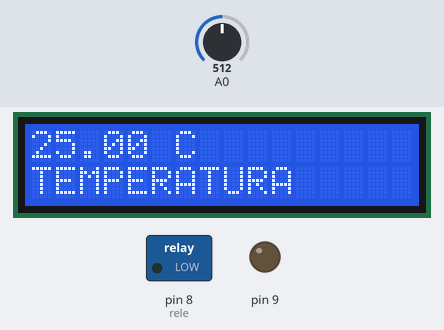
A sketch run on a simulated Arduino Uno, built with avr-gcc and run on an emulated ATmega328P. On the bench: 16×2 character LCD, switched loads named in the sketch (green lamp = pin HIGH), output pins drawn as LEDs (lit = HIGH). The inputs (shaded band) are chosen by the test bench; at power-on: A0 = 512. What the sketch prints to the serial monitor is not drawn.

Above: at 5.2 s.
5.3 s: A0 set to 0
At 8.2 s:
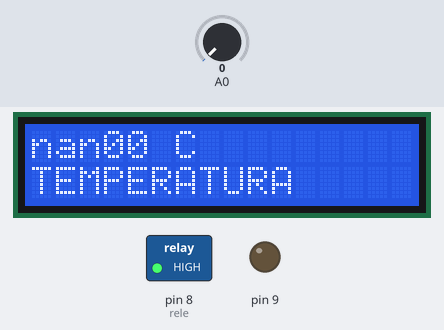
8.5 s: A0 set to 37
At 10.9 s:
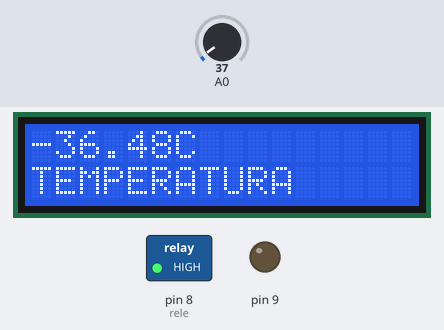
12.6 s: A0 set to 17
At 15.5 s:
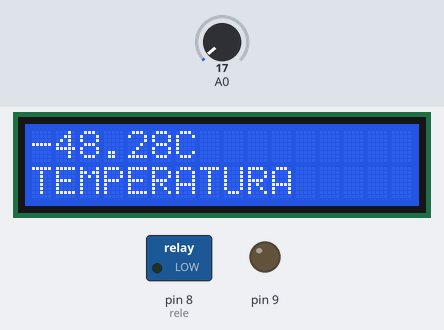
Timing chart, 0 to 17.0 s (numbered marks = the images above; inputs shaded):
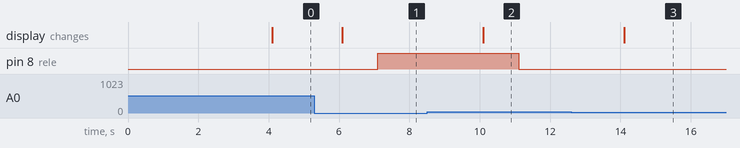

Measured:
- after the input at 5.3 s, pin 8 (rele): LOW → HIGH after 1.8 s; the display: changes after 0.80 s (image 1)
- after the input at 8.5 s, pin 8 (rele): HIGH → LOW after 2.6 s; the display: changes after 1.6 s (image 2)
- after the input at 12.6 s, the display: changes after 1.5 s (image 3)

The sketch:

TempControllerBluetooth.ino
```cpp
#include <SoftwareSerial.h>

#include <LiquidCrystal.h>

#include <math.h>
LiquidCrystal lcd(7,6,5,4,3,2);
int rele = 8;
int releDefrost = 9;
 SoftwareSerial miBT(10, 11);
 char NOMBRE[21] = "DEIVID";
 char BPS = '4';
 char PASS[5] = "0000";                 // set contraseña
void setup()
{
 Serial.begin(9600);
 Serial.println("listo");                               // inicializa
 miBT.begin(9600);
   pinMode(8, OUTPUT);
  digitalWrite(rele, LOW);
   pinMode(9, OUTPUT);
  digitalWrite(rele, LOW);
  lcd.begin(16, 2);
  miBT.print("AT");
  delay(1000);
  miBT.print(NOMBRE);
  delay(1000);
  miBT.print("AT+BAUD");
  miBT.print(BPS);
  delay(1000);
  miBT.print("AT+PIN");
  miBT.print(PASS);
  delay(1000);

}

void loop()
{
  if (miBT.available())
    Serial.write(miBT.read());
  if (Serial.available())
  miBT.write(Serial.read());
    lcd.setCursor(0,0);
  int val;
  double temp;
  val = analogRead(0);                              // asigna valores de lectura del termometro digital a una variable "temp"
  temp = log(((10240000/val) - 10000));
  temp = 1 / (0.001129148 + (0.000234125 + (0.0000000876741 * temp * temp ))* temp );
  temp = temp - 273.15;
  Serial.print(temp);                               // imprime temperatura
  Serial.println("°C");
  lcd.print(temp);
  lcd.setCursor(6, 0);
  lcd.print("C");
  lcd.setCursor(0, 1);
  lcd.print("TEMPERATURA");
  delay(1000);

if(temp < 27) {
  digitalWrite(rele, LOW);                        // apaga relay cuando temperatura sea menor que 27°
  delay(1000);
}
else {
  digitalWrite(rele, HIGH);                         // enciende relay haste que la temperatura sea menor a 27°
  delay(1000);
}

}
```
